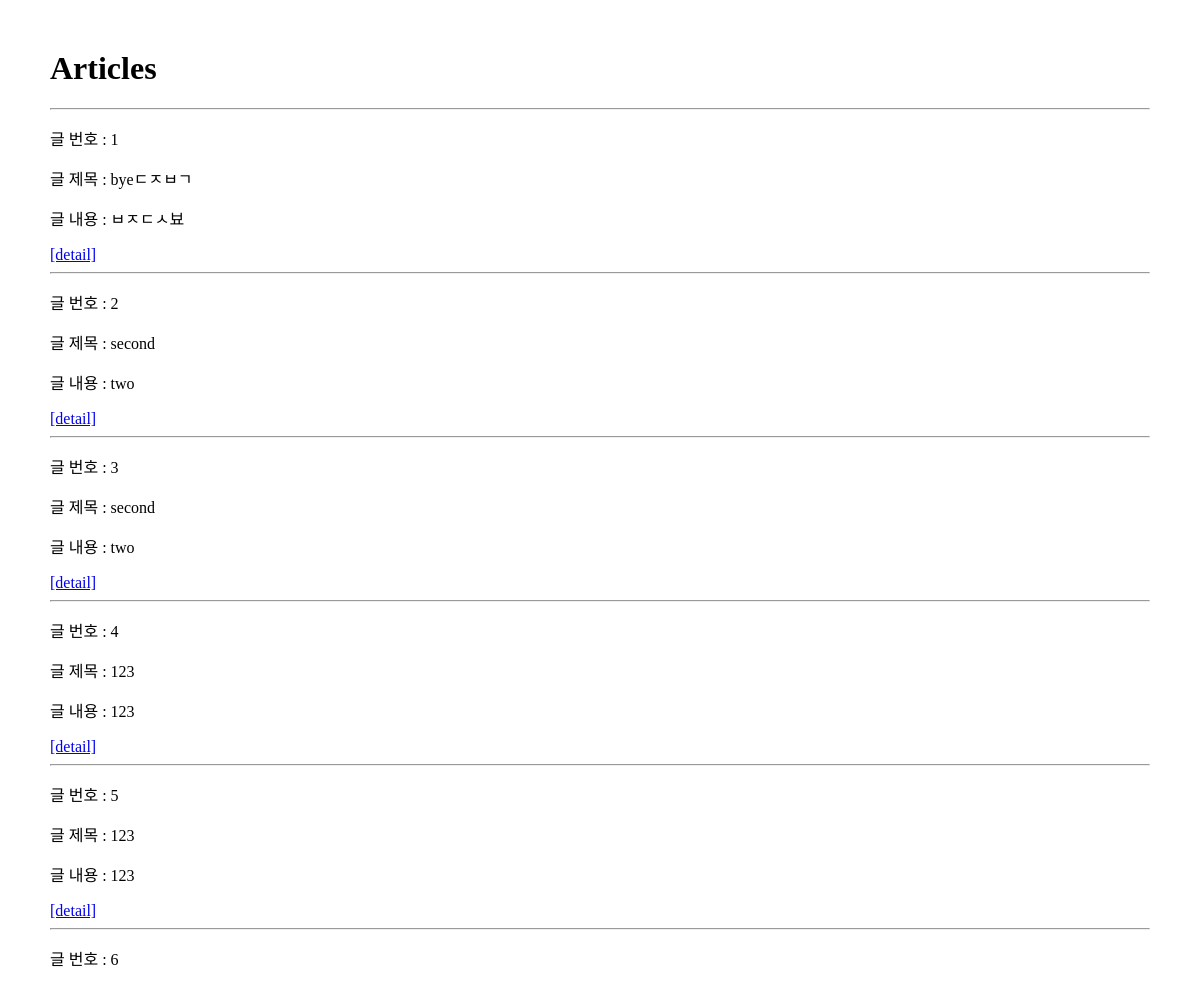
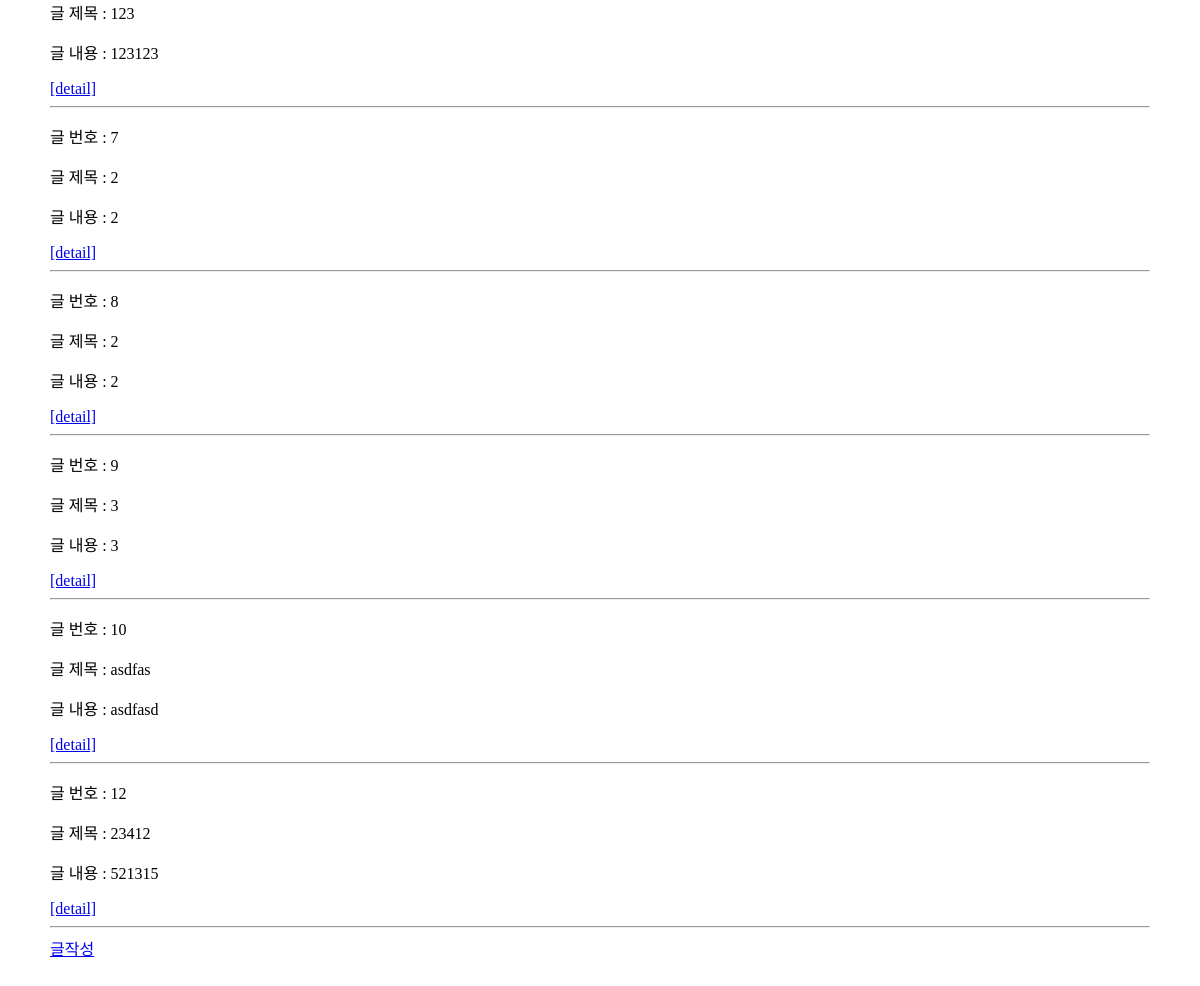
The page /articles/ on the database as committed earlier (2 pictures, top to bottom).
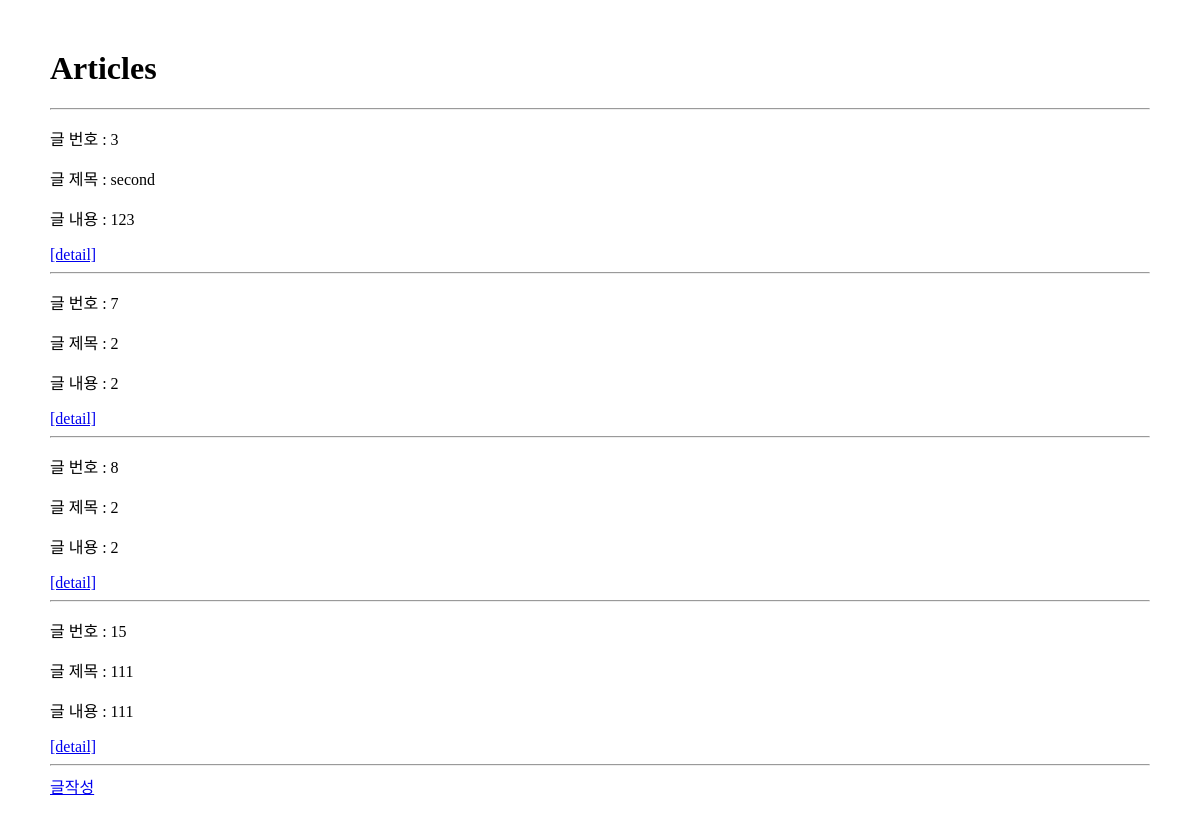
The same page on the database as committed later.
### articles/models.py (models this page shows, shortened)
class Article(models.Model):
   title = models.CharField(max_length = 10)
   content = models.TextField()
   created_at = models.DateTimeField(auto_now_add=True)
   updated_at = models.DateTimeField(auto_now=True)

### articles/views.py (the view)
# urls.py: path('', views.index, name='index'),
def index(request):
  articles = Article.objects.all()
  context = {
    'articles' : articles
  }
  return render(request, 'articles/index.html', context)

### articles/templates/articles/index.html
{% extends 'base.html' %}
{% block content %}
<h1>Articles</h1>
<hr>
  {% for article in articles%}
    <p> 글 번호 : {{ article.pk }}</p>
    <p> 글 제목 : {{ article.title }}</p>
    <p> 글 내용 : {{ article.content }}</p>
    <a href="{% url 'articles:detail' article.pk %}">[detail]</a>
    <hr>
  {% endfor %}
<a href="{%url 'articles:create'%}">글작성</a>
{% endblock  %}

### templates/base.html (shortened to what this page needs)
<!DOCTYPE html>
<html lang="en">
<head>
</head>
<body style="margin:50px">
  <div class="container">
    {% block content%}
  {% endblock content%}
  </div>
</body>
</html>

Rows that differ between the two databases and show on the page:
removed Article: pk "1", title "byeㄷㅈㅂㄱ", content "ㅂㅈㄷㅅ뵤"
removed Article: pk "2", title "second", content "two"
removed Article: pk "4", title "123", content "123"
removed Article: pk "5", title "123", content "123"
removed Article: pk "6", title "123", content "123123"
removed Article: pk "9", title "3", content "3"
removed Article: pk "10", title "asdfas", content "asdfasd"
removed Article: pk "12", title "23412", content "521315"
changed Article "second": content "two" → "123"
added Article: pk "15", title "111", content "111"
